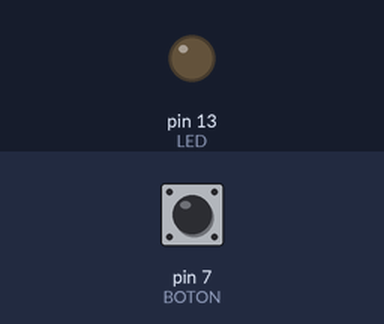
Recording of a sketch running on a simulated Arduino Uno, built with avr-gcc and run on an emulated ATmega328P. Parts: output pins drawn as LEDs (lit = HIGH). The inputs (shaded band) are chosen by the test bench; at power-on: pin 7 (BOTON) LOW.

Above: at 1.2 s.
1.3 s: pin 7 (BOTON) pulled HIGH for 0.15 s
At 2.5 s:
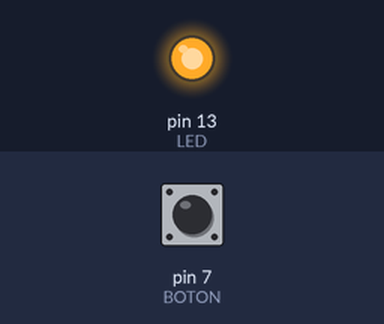
2.9 s: pin 7 (BOTON) pulled HIGH for 1 s
At 3.8 s:
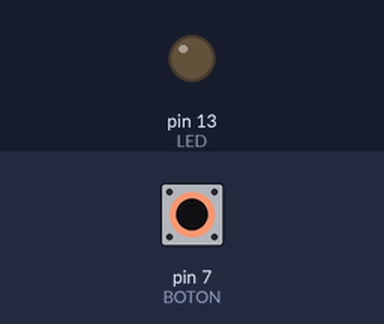
5.4 s: pin 7 (BOTON) pulled HIGH for 3.2 s
At 5.7 s:
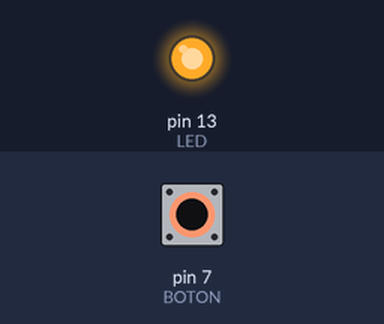
Timing chart, 0 to 8.4 s (numbered marks = the images above; inputs shaded):
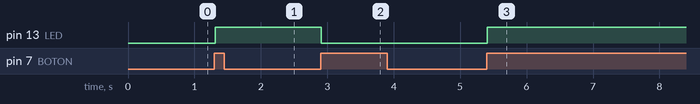

Measured:
- after the input at 1.3 s, pin 13 (LED): LOW → HIGH at once
- after the input at 2.9 s, pin 13 (LED): HIGH → LOW at once
- after the input at 5.4 s, pin 13 (LED): LOW → HIGH at once

The sketch:

2._PowerOnOFF_2.0.ino
```cpp
// Práctica encender LED con botón pulsador y luego apagar LED con el mismo
//boton pulsador
const int LED =13;
const int BOTON = 7;
int val = 0; //val se emplea para almacenar el estado del boton
int state = 0; // 0 LED apagado, mientras que 1 encendido
int old_val = 0; // almacena el antiguo valor de val
void setup(){  // definir si la variable es de entrada // o salida.
 pinMode(LED,OUTPUT); // establecer que el pin digital es una señal de salida
 pinMode(BOTON,INPUT); // y BOTON como señal de entrada
}
void loop() {       // loop = realice un lazo continuamente
val= digitalRead(BOTON); // lee el estado del Boton
if ((val == HIGH) && (old_val == LOW)){
state=1-state;
delay(10);
}
old_val = val; // valor del antiguo estado
if (state==1){
 digitalWrite(LED, HIGH); // enciende el LED
}
else{
 digitalWrite(LED,LOW); // apagar el LED
}
}
```
